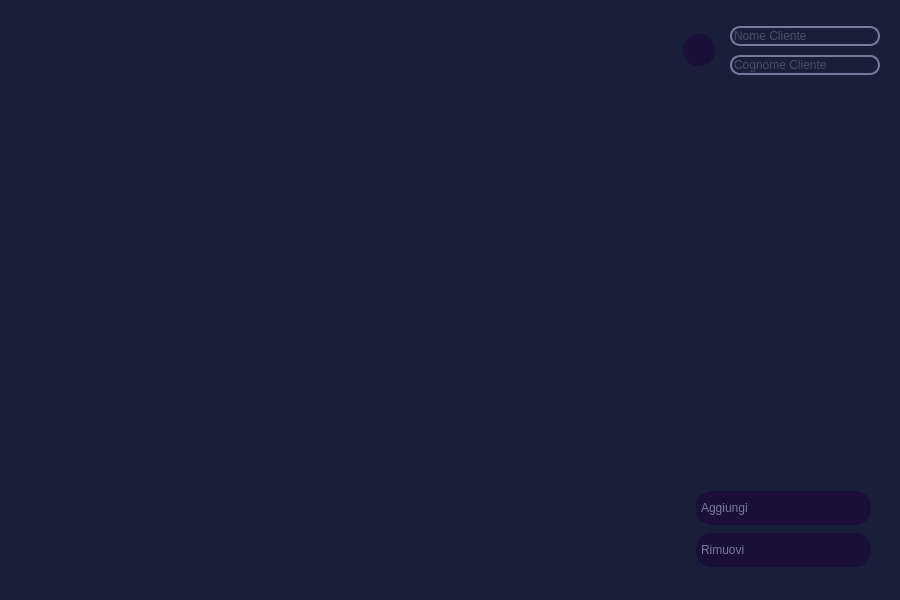
<?xml version="1.0" encoding="UTF-8"?>
<ui version="4.0">
 <class>Prodotti</class>
 <widget class="QWidget" name="Prodotti">
  <property name="geometry">
   <rect>
    <x>0</x>
    <y>0</y>
    <width>900</width>
    <height>600</height>
   </rect>
  </property>
  <property name="windowTitle">
   <string>Form</string>
  </property>
  <property name="styleSheet">
   <string notr="true">*{
	color: #78799c;
	border:None;
}
#Prodotti{
	background-color:#1a1f39;
}
#cercaBtn,#aggiungiBtn,#rimuoviBtn{
	background-color: #1a0f39;
	border-radius: 15px;
	padding : 10px 5px;
	text-align:left;
	color:#78799c;
	font: 10pt &quot;Leelawadee UI&quot;;
}
#aggiungiBtn:pressed,#rimuoviBtn:pressed,#cercaBtn:pressed{
	background-color: rgba(26, 31, 57,150);
}
QPushButton{
	color:#78799c;
    background-color:#1a0f39;
	border-radius: 15px;
	padding : 10px 5px;
	text-align:left;
	padding : 10px 5px;
	text-align:left;
	color:#78799c;
	font: 10pt &quot;Leelawadee UI&quot;;
}
QLineEdit{
	background-color:transparent;
	border-radius: 10px;
	border: 2px solid #78799c;
}
</string>
  </property>
  <layout class="QHBoxLayout" name="horizontalLayout">
   <item>
    <widget class="QTableWidget" name="tab">
     <property name="styleSheet">
      <string notr="true">#tab{
	background-color:#1a1f39;
}</string>
     </property>
    </widget>
   </item>
   <item>
    <widget class="QFrame" name="frame">
     <property name="sizePolicy">
      <sizepolicy hsizetype="Preferred" vsizetype="Expanding">
       <horstretch>0</horstretch>
       <verstretch>0</verstretch>
      </sizepolicy>
     </property>
     <property name="minimumSize">
      <size>
       <width>220</width>
       <height>0</height>
      </size>
     </property>
     <property name="maximumSize">
      <size>
       <width>300</width>
       <height>16777215</height>
      </size>
     </property>
     <property name="frameShape">
      <enum>QFrame::StyledPanel</enum>
     </property>
     <property name="frameShadow">
      <enum>QFrame::Raised</enum>
     </property>
     <layout class="QVBoxLayout" name="verticalLayout_9">
      <property name="spacing">
       <number>6</number>
      </property>
      <property name="leftMargin">
       <number>9</number>
      </property>
      <property name="topMargin">
       <number>0</number>
      </property>
      <property name="rightMargin">
       <number>0</number>
      </property>
      <property name="bottomMargin">
       <number>0</number>
      </property>
      <item alignment="Qt::AlignHCenter">
       <widget class="QFrame" name="searchFrame">
        <property name="maximumSize">
         <size>
          <width>200</width>
          <height>16777215</height>
         </size>
        </property>
        <property name="font">
         <font>
          <stylestrategy>PreferDefault</stylestrategy>
         </font>
        </property>
        <property name="cursor">
         <cursorShape>IBeamCursor</cursorShape>
        </property>
        <property name="focusPolicy">
         <enum>Qt::NoFocus</enum>
        </property>
        <property name="contextMenuPolicy">
         <enum>Qt::CustomContextMenu</enum>
        </property>
        <property name="toolTip">
         <string/>
        </property>
        <property name="whatsThis">
         <string/>
        </property>
        <property name="accessibleName">
         <string/>
        </property>
        <property name="accessibleDescription">
         <string/>
        </property>
        <property name="frameShape">
         <enum>QFrame::StyledPanel</enum>
        </property>
        <property name="frameShadow">
         <enum>QFrame::Raised</enum>
        </property>
        <layout class="QHBoxLayout" name="horizontalLayout_2">
         <property name="spacing">
          <number>0</number>
         </property>
         <property name="leftMargin">
          <number>0</number>
         </property>
         <property name="topMargin">
          <number>0</number>
         </property>
         <property name="rightMargin">
          <number>0</number>
         </property>
         <property name="bottomMargin">
          <number>0</number>
         </property>
         <item>
          <widget class="QPushButton" name="cercaBtn">
           <property name="maximumSize">
            <size>
             <width>32</width>
             <height>32</height>
            </size>
           </property>
           <property name="cursor">
            <cursorShape>PointingHandCursor</cursorShape>
           </property>
           <property name="text">
            <string/>
           </property>
           <property name="icon">
            <iconset resource="../resources.qrc">
             <normaloff>:/purpleIcons/assets/#78799c(purple) icons/search.svg</normaloff>:/purpleIcons/assets/#78799c(purple) icons/search.svg</iconset>
           </property>
           <property name="iconSize">
            <size>
             <width>16</width>
             <height>16</height>
            </size>
           </property>
          </widget>
         </item>
         <item>
          <widget class="QFrame" name="frame_2">
           <property name="minimumSize">
            <size>
             <width>180</width>
             <height>0</height>
            </size>
           </property>
           <property name="frameShape">
            <enum>QFrame::StyledPanel</enum>
           </property>
           <property name="frameShadow">
            <enum>QFrame::Raised</enum>
           </property>
           <layout class="QVBoxLayout" name="verticalLayout">
            <property name="spacing">
             <number>9</number>
            </property>
            <property name="leftMargin">
             <number>15</number>
            </property>
            <property name="topMargin">
             <number>15</number>
            </property>
            <property name="rightMargin">
             <number>15</number>
            </property>
            <property name="bottomMargin">
             <number>15</number>
            </property>
            <item>
             <widget class="QLineEdit" name="nome_le">
              <property name="inputMask">
               <string/>
              </property>
              <property name="text">
               <string/>
              </property>
              <property name="placeholderText">
               <string>Nome Cliente</string>
              </property>
             </widget>
            </item>
            <item>
             <widget class="QLineEdit" name="cognome_le">
              <property name="placeholderText">
               <string>Cognome Cliente</string>
              </property>
             </widget>
            </item>
           </layout>
          </widget>
         </item>
        </layout>
       </widget>
      </item>
      <item>
       <widget class="QFrame" name="frame_4">
        <property name="sizePolicy">
         <sizepolicy hsizetype="Preferred" vsizetype="Expanding">
          <horstretch>0</horstretch>
          <verstretch>0</verstretch>
         </sizepolicy>
        </property>
        <property name="frameShape">
         <enum>QFrame::StyledPanel</enum>
        </property>
        <property name="frameShadow">
         <enum>QFrame::Raised</enum>
        </property>
        <layout class="QVBoxLayout" name="verticalLayout_2">
         <item>
          <widget class="QFrame" name="frame_7">
           <property name="frameShape">
            <enum>QFrame::StyledPanel</enum>
           </property>
           <property name="frameShadow">
            <enum>QFrame::Raised</enum>
           </property>
           <layout class="QHBoxLayout" name="horizontalLayout_10">
            <property name="spacing">
             <number>0</number>
            </property>
            <property name="leftMargin">
             <number>0</number>
            </property>
            <property name="topMargin">
             <number>15</number>
            </property>
            <property name="rightMargin">
             <number>0</number>
            </property>
            <property name="bottomMargin">
             <number>0</number>
            </property>
           </layout>
          </widget>
         </item>
         <item>
          <widget class="QFrame" name="frame_salva_rimuovi_2">
           <property name="sizePolicy">
            <sizepolicy hsizetype="Preferred" vsizetype="Expanding">
             <horstretch>0</horstretch>
             <verstretch>0</verstretch>
            </sizepolicy>
           </property>
           <property name="minimumSize">
            <size>
             <width>0</width>
             <height>30</height>
            </size>
           </property>
           <property name="maximumSize">
            <size>
             <width>520</width>
             <height>100</height>
            </size>
           </property>
           <property name="styleSheet">
            <string notr="true"/>
           </property>
           <property name="frameShape">
            <enum>QFrame::StyledPanel</enum>
           </property>
           <property name="frameShadow">
            <enum>QFrame::Raised</enum>
           </property>
           <layout class="QVBoxLayout" name="verticalLayout_3">
            <item>
             <widget class="QPushButton" name="aggiungiBtn">
              <property name="cursor">
               <cursorShape>PointingHandCursor</cursorShape>
              </property>
              <property name="text">
               <string>Aggiungi</string>
              </property>
              <property name="icon">
               <iconset resource="../resources.qrc">
                <normaloff>:/purpleIcons/assets/#78799c(purple) icons/plus.svg</normaloff>:/purpleIcons/assets/#78799c(purple) icons/plus.svg</iconset>
              </property>
             </widget>
            </item>
            <item>
             <widget class="QPushButton" name="rimuoviBtn">
              <property name="cursor">
               <cursorShape>PointingHandCursor</cursorShape>
              </property>
              <property name="text">
               <string>Rimuovi</string>
              </property>
              <property name="icon">
               <iconset resource="../resources.qrc">
                <normaloff>:/purpleIcons/assets/#78799c(purple) icons/minus.svg</normaloff>:/purpleIcons/assets/#78799c(purple) icons/minus.svg</iconset>
              </property>
             </widget>
            </item>
           </layout>
          </widget>
         </item>
        </layout>
       </widget>
      </item>
     </layout>
    </widget>
   </item>
  </layout>
 </widget>
 <resources>
  <include location="../resources.qrc"/>
 </resources>
 <connections/>
</ui>
